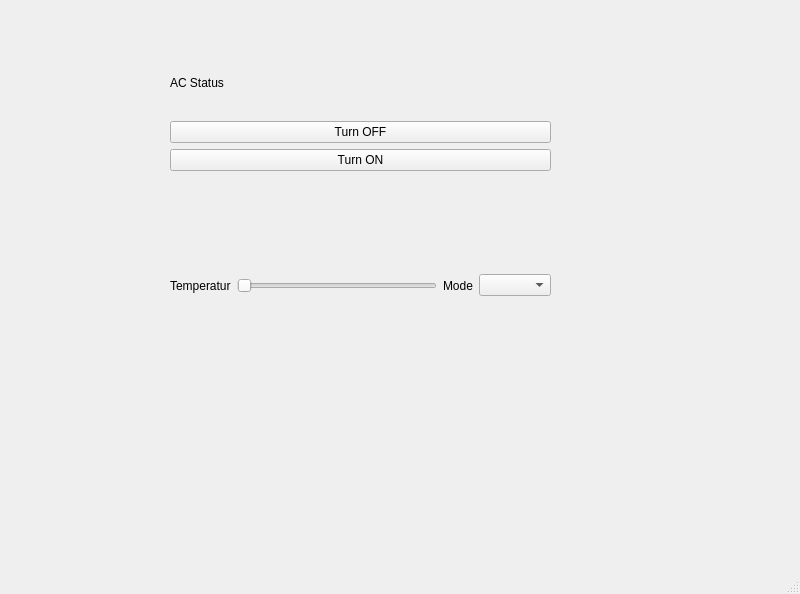
<?xml version="1.0" encoding="UTF-8"?>
<ui version="4.0">
 <class>MainWindow</class>
 <widget class="QMainWindow" name="MainWindow">
  <property name="geometry">
   <rect>
    <x>0</x>
    <y>0</y>
    <width>800</width>
    <height>594</height>
   </rect>
  </property>
  <property name="windowTitle">
   <string>MainWindow</string>
  </property>
  <widget class="QWidget" name="centralwidget">
   <widget class="QWidget" name="verticalLayoutWidget">
    <property name="geometry">
     <rect>
      <x>170</x>
      <y>50</y>
      <width>381</width>
      <height>121</height>
     </rect>
    </property>
    <layout class="QVBoxLayout" name="verticalLayout">
     <item>
      <widget class="QLabel" name="label">
       <property name="text">
        <string>AC Status</string>
       </property>
      </widget>
     </item>
     <item>
      <widget class="QPushButton" name="pushButton">
       <property name="text">
        <string>Turn OFF</string>
       </property>
      </widget>
     </item>
     <item>
      <widget class="QPushButton" name="pushButton_2">
       <property name="text">
        <string>Turn ON</string>
       </property>
      </widget>
     </item>
    </layout>
   </widget>
   <widget class="QWidget" name="horizontalLayoutWidget">
    <property name="geometry">
     <rect>
      <x>170</x>
      <y>170</y>
      <width>381</width>
      <height>231</height>
     </rect>
    </property>
    <layout class="QHBoxLayout" name="horizontalLayout">
     <item>
      <widget class="QLabel" name="label_2">
       <property name="text">
        <string>Temperatur</string>
       </property>
      </widget>
     </item>
     <item>
      <widget class="QSlider" name="horizontalSlider">
       <property name="orientation">
        <enum>Qt::Horizontal</enum>
       </property>
      </widget>
     </item>
     <item>
      <widget class="QLabel" name="label_3">
       <property name="text">
        <string>Mode</string>
       </property>
      </widget>
     </item>
     <item>
      <widget class="QComboBox" name="comboBox"/>
     </item>
    </layout>
   </widget>
  </widget>
  <widget class="QMenuBar" name="menubar">
   <property name="geometry">
    <rect>
     <x>0</x>
     <y>0</y>
     <width>800</width>
     <height>26</height>
    </rect>
   </property>
  </widget>
  <widget class="QStatusBar" name="statusbar"/>
 </widget>
 <resources/>
 <connections/>
</ui>
